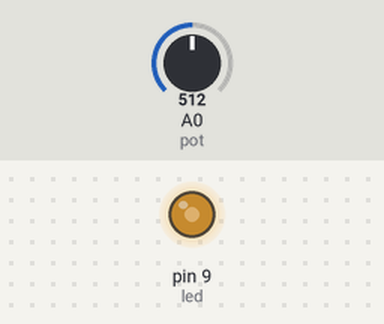
A sketch run on a simulated Arduino Uno, built with avr-gcc and run on an emulated ATmega328P. Parts: output pins drawn as LEDs (lit = HIGH). The inputs (shaded band) are chosen by the test bench; at power-on: A0 (pot) = 512.

Above: at 1.2 s.
1.3 s: A0 (pot) set to 716
At 2.5 s:
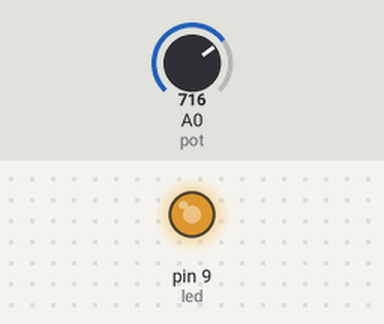
2.8 s: A0 (pot) set to 900
At 3.7 s:
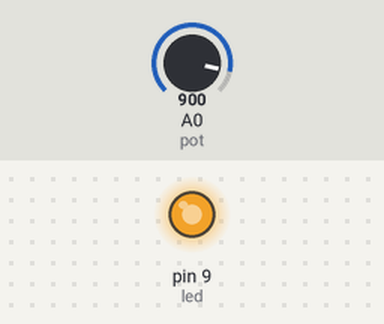
4.3 s: A0 (pot) set to 122
At 4.9 s:
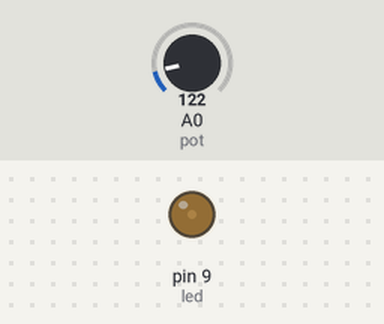
5.8 s: A0 (pot) set to 0
At 7.2 s:
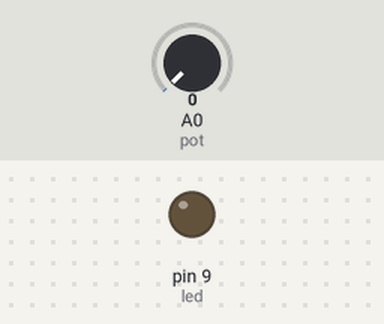
Timing chart, 0 to 8.3 s (numbered marks = the images above; inputs shaded):
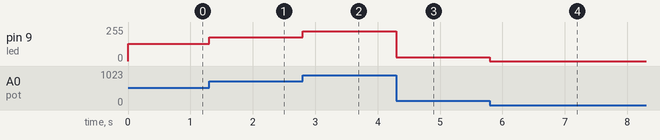

Measured:
- after the input at 1.3 s, pin 9 (led): 128/255 → 179/255 at once
- after the input at 2.8 s, pin 9 (led): 179/255 → 225/255 at once
- after the input at 4.3 s, pin 9 (led): 225/255 → 30/255 at once
- after the input at 5.8 s, pin 9 (led): 30/255 → 0/255 at once

The sketch:

pot_led_yakma.ino
```cpp
#define led 9
#define pot A0

void setup() {
  // put your setup code here, to run once:

}

void loop() {
  int deger = analogRead(pot);
deger =deger/4;
analogWrite(led,deger);
}
```
